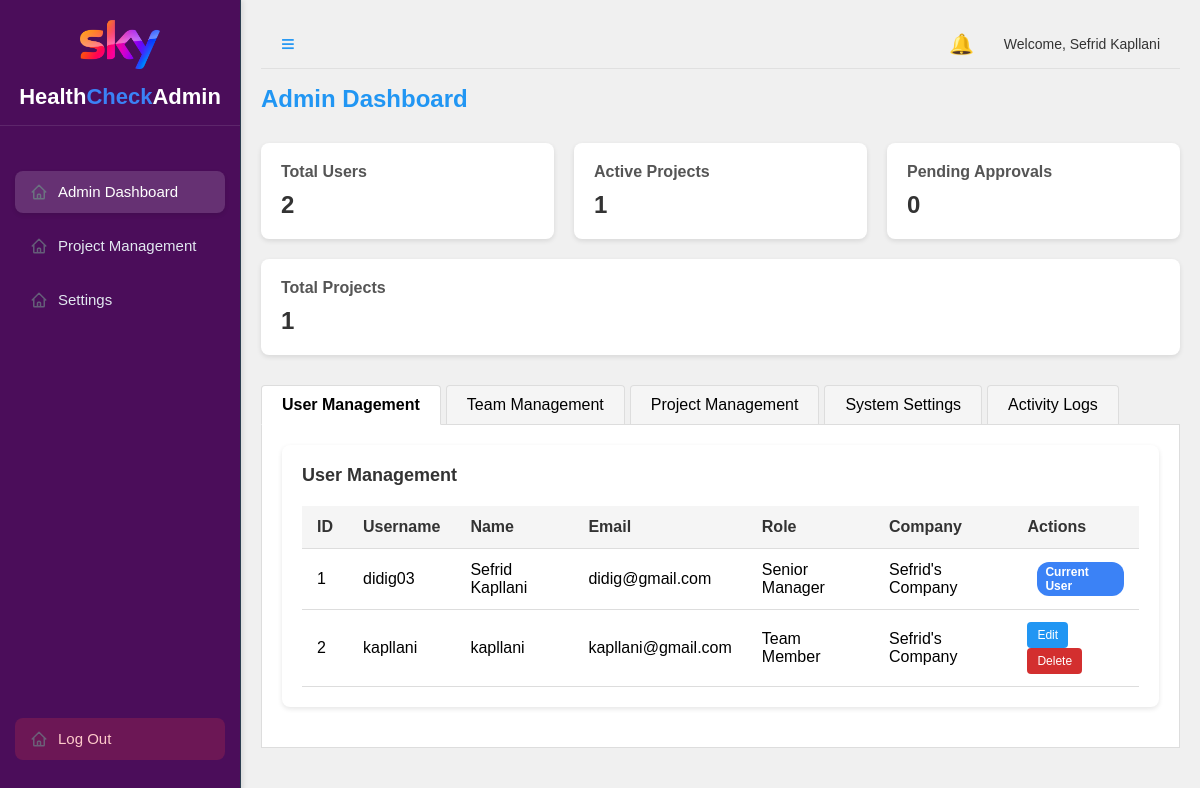
/admin-dashboard/ (signed in), run on the app's committed database.
### register/models.py (models this page shows, shortened)
class UserProfile(models.Model):
    ROLE_CHOICES = [
        ('senior_manager', 'Senior Manager'),
        ('team_member', 'Team Member'),
    ]
    TECHNICAL_ROLE_CHOICES = [
        ('', 'Not Specified'),
        ('software_engineer', 'Software Engineer'),
        ('frontend_developer', 'Frontend Developer'),
        ('backend_developer', 'Backend Developer'),
        ('fullstack_developer', 'Full Stack Developer'),
        ('mobile_developer', 'Mobile Developer'),
        ('web_developer', 'Web Developer'),
        ('data_scientist', 'Data Scientist'),
        ('data_engineer', 'Data Engineer'),
        ('data_analyst', 'Data Analyst'),
        ('devops_engineer', 'DevOps Engineer'),
        ('sre', 'Site Reliability Engineer'),
        ('qa_engineer', 'QA Engineer'),
        ('test_engineer', 'Test Engineer'),
        ('ui_designer', 'UI Designer'),
        ('ux_designer', 'UX Designer'),
        ('product_manager', 'Product Manager'),
        ('project_manager', 'Project Manager'),
        ('scrum_master', 'Scrum Master'),
        ('agile_coach', 'Agile Coach'),
        ('system_administrator', 'System Administrator'),
        ('network_engineer', 'Network Engineer'),
        ('security_engineer', 'Security Engineer'),
        ('database_administrator', 'Database Administrator'),
        ('cloud_architect', 'Cloud Architect'),
        ('solutions_architect', 'Solutions Architect'),
        ('technical_lead', 'Technical Lead'),
        ('engineering_manager', 'Engineering Manager'),
        ('cto', 'CTO'),
        ('other', 'Other'),
    ]
    user = models.OneToOneField(User, on_delete=models.CASCADE, related_name="profile")
    role = models.CharField(max_length=20, choices=ROLE_CHOICES, default='employee')
    technical_role = models.CharField(max_length=50, choices=TECHNICAL_ROLE_CHOICES, default='', blank=True)
    company = models.ForeignKey(Company, on_delete=models.CASCADE, related_name="employees", null=True, blank=True)
    phone = models.CharField(max_length=50, blank=True, null=True)
    position = models.CharField(max_length=100, blank=True, null=True)
    department = models.ForeignKey('main.Department', on_delete=models.SET_NULL, null=True, blank=True, related_name="employees")
    teams = models.ManyToManyField('main.Team', blank=True, related_name="team_members")
    is_approved = models.BooleanField(default=False, help_text="Whether this user is approved by admin")
    profile_picture = models.ImageField(upload_to='profile_pictures/', blank=True, null=True)
    is_department_lead = models.BooleanField(default=False, help_text="Is this user a department lead?")
    is_team_leader = models.BooleanField(default=False, help_text="Is this user a team leader?")

class Company(models.Model):
    name = models.CharField(max_length=200)
    address = models.TextField(blank=True, null=True)
    phone = models.CharField(max_length=50, blank=True, null=True)
    email = models.EmailField(blank=True, null=True)
    website = models.URLField(blank=True, null=True)
    logo = models.ImageField(upload_to='company_logos/', blank=True, null=True)
    created_by = models.ForeignKey(User, on_delete=models.CASCADE, related_name="company")
    created_at = models.DateTimeField(auto_now_add=True)
    access_code = models.CharField(max_length=10, default=generate_access_code, unique=True,
                                  help_text="Code for employees to join company")
    class Meta:
        verbose_name_plural = "Companies"

### main/views.py (the view)
# urls.py: path("admin-dashboard/", views.admin_dashboard, name="admin_dashboard"),
@login_required
@senior_manager_required
def admin_dashboard(request):
    user_profiles = UserProfile.objects.all().select_related('user', 'company')
    total_users = user_profiles.count()
    total_projects = Project.objects.count()
    active_projects = Project.objects.filter(status='active').count()
    pending_approvals = UserProfile.objects.filter(is_approved=False)
    pending_count = pending_approvals.count()
    pending_projects = Project.objects.filter(is_approved=False)
    pending_projects_count = pending_projects.count()
    projects = Project.objects.all()
    teams = Team.objects.all().select_related('department').prefetch_related('team_members')
    departments = Department.objects.all()
    pending_team_requests = TeamJoinRequest.objects.filter(status='pending').select_related('user', 'team')
    pending_team_requests_count = pending_team_requests.count()
    context = {
        'user': request.user,
        'user_profiles': user_profiles,
        'total_users': total_users,
        'total_projects': total_projects,
        'active_projects': active_projects,
        'pending_approvals': pending_approvals,
        'pending_count': pending_count,
        'pending_projects': pending_projects,
        'pending_projects_count': pending_projects_count,
        'projects': projects,
        'teams': teams,
        'departments': departments,
        'pending_team_requests': pending_team_requests,
        'pending_team_requests_count': pending_team_requests_count,
    }
    return render(request, "main/admin_dashboard.html", context)

### main/views.py (called while the page is built)
def senior_manager_required(view_func):
    @wraps(view_func)
    def _wrapped_view(request, *args, **kwargs):
        try:
            profile = UserProfile.objects.get(user=request.user)
            if profile.role == 'senior_manager':
                return view_func(request, *args, **kwargs)
            else:
                messages.warning(request, "You don't have permission to access the senior manager dashboard.")
                return redirect('dashboard')
        except UserProfile.DoesNotExist:
            messages.error(request, "User profile not found. Please contact an administrator.")
            return redirect('login')
        except Exception as e:
            messages.error(request, f"An error occurred: {str(e)}")
            return redirect('login')
    return _wrapped_view

### main/templates/main/admin_dashboard.html (shortened to what this page needs)
<!DOCTYPE html>
<html lang="en">
<head>
</head>
<body>
    {% load static %}
    <div class="container">
        <div class="sidebar" id="sidebar">
            <img src="{% static 'images/Sky_Group_logo_2020.svg.png' %}" alt="Company Logo" class="logo">
            <div class="app-logo">
                Health<span>Check</span> Admin
            </div>
            <div class="sidebar-buttons">
                <button class="sidebar-button active-button">Admin Dashboard</button>
                <a href="{% url 'admin_projects' %}" style="text-decoration: none; width: 100%;">
                    <button class="sidebar-button">Project Management</button>
                </a>
                <a href="{% url 'settings' %}" style="text-decoration: none; width: 100%;">
                    <button class="sidebar-button">Settings</button>
                </a>
            </div>
            <a href="{% url 'logout' %}" style="text-decoration: none; margin-top: auto; display: block;" id="logout-link">
                <button class="sidebar-button logout-button">Log Out</button>
            </a>
        </div>
        <div class="main-content">
            <div class="header">
                <div class="header-left">
                    <span class="menu-icon" id="toggle-sidebar">≡</span>
                </div>
                <div class="header-right">
                    <span class="notification-icon">🔔</span>
                    <span class="username-display">Welcome,
                        {% if user.first_name %}
                            {{ user.first_name }} {{ user.last_name }}
                        {% else %}
                            {{ username }}
                        {% endif %}
                    </span>
                </div>
            </div>
            <h1 class="admin-title">Admin Dashboard</h1>
            <div class="quick-stats">
                <div class="stat-card">
                    <h3>Total Users</h3>
                    <p>{{ total_users }}</p>
                </div>
                <div class="stat-card">
                    <h3>Active Projects</h3>
                    <p>{{ active_projects }}</p>
                </div>
                <div class="stat-card">
                    <h3>Pending Approvals</h3>
                    <p>{{ pending_count }}</p>
                </div>
                <div class="stat-card">
                    <h3>Total Projects</h3>
                    <p>{{ total_projects }}</p>
                </div>
            </div>
            <div class="tab-container">
                <div class="tabs">
                    <div class="tab active" onclick="openTab(event, 'users')">User Management</div>
                    <div class="tab" onclick="openTab(event, 'teams')">Team Management</div>
                    <div class="tab" onclick="openTab(event, 'projects')">Project Management</div>
                    <div class="tab" onclick="openTab(event, 'settings')">System Settings</div>
                    <div class="tab" onclick="openTab(event, 'logs')">Activity Logs</div>
                </div>
                <div id="users" class="tab-content active">
                    <div class="admin-section">
                        <h2 class="section-title">User Management</h2>
                        <table class="admin-table">
                            <thead>
                                <tr>
                                    <th>ID</th>
                                    <th>Username</th>
                                    <th>Name</th>
                                    <th>Email</th>
                                    <th>Role</th>
                                    <th>Company</th>
                                    <th>Actions</th>
                                </tr>
                            </thead>
                            <tbody>
                                {% for profile in user_profiles %}
                                <tr>
                                    <td>{{ profile.user.id }}</td>
                                    <td>{{ profile.user.username }}</td>
                                    <td>{{ profile.user.first_name }} {{ profile.user.last_name }}</td>
                                    <td>{{ profile.user.email }}</td>
                                    <td>{{ profile.get_role_display }}</td>
                                    <td>{{ profile.company.name|default:"N/A" }}</td>
                                    <td>
                                        {% if profile.user.id != user.id %}
                                            <button class="action-btn">Edit</button>
                                            <form method="post" action="{% url 'delete_user' profile.user.id %}" class="delete-form" style="display: inline;">
                                                <button type="submit" class="action-btn delete-btn" onclick="return confirm('Are you sure you want to remove this user?');">Delete</button>
                                            </form>
                                        {% else %}
                                            <span class="badge" style="background-color: #3b82f6;">Current User</span>
                                        {% endif %}
                                    </td>
                                </tr>
                                {% empty %}
                                <tr>
                                    <td colspan="7">No users found</td>
                                </tr>
                                {% endfor %}
                            </tbody>
                        </table>
                    </div>
                </div>
            </div>
        </div>
    </div>
</body>
</html>

### main/templates/main/admin_dashboard.html (style rules this page uses)
body { font-family: Arial, sans-serif; margin: 0; padding: 0; background-color: #f0f0f0; }
.container { display: flex; height: 100vh; }
.sidebar { width: 240px; background-color: #4B0D5A; padding: 20px 0; display: flex; flex-direction: column; border-right: 1px solid #2c3e50; transition: all 0.3s ease; box-shadow: 2px 0 5px rgba(0,0,0,0.1); position: relative; overflow-y: auto; }
.sidebar-buttons { display: flex; flex-direction: column; gap: 12px; padding: 15px; margin-top: 20px; }
.sidebar-button { background-color: transparent; color: #e2e8f0; border: none; border-radius: 8px; padding: 12px 15px; text-align: left; cursor: pointer; font-size: 15px; width: 100%; transition: all 0.2s ease; display: flex; align-items: center; line-height: 1.2; }
.sidebar-button::before { content: ""; display: inline-block; width: 18px; height: 18px; margin-right: 10px; background-size: contain; background-repeat: no-repeat; background-position: center; opacity: 0.8; }
.active-button { background-color: rgba(255, 255, 255, 0.15); color: #ffffff; font-weight: 500; box-shadow: 0 2px 4px rgba(0,0,0,0.1); }
.active-button::before { opacity: 1 !important; }
.logout-button { background-color: rgba(239, 68, 68, 0.2); color: #fecaca; margin-top: auto; width: calc(100% - 30px); margin-left: 15px; margin-bottom: 20px; border-radius: 8px; padding: 12px 15px; transition: all 0.2s ease; }
.app-logo { display: flex; align-items: center; justify-content: center; padding: 15px 20px; color: white; font-size: 22px; font-weight: bold; border-bottom: 1px solid rgba(255,255,255,0.1); margin-bottom: 10px; }
.app-logo span { color: #3b82f6; }
.main-content { flex: 1; padding: 20px; overflow-y: auto; }
.header { display: flex; justify-content: space-between; align-items: center; padding: 10px 20px; border-bottom: 1px solid #e0e0e0; }
.header-left { display: flex; align-items: center; }
.menu-icon { color: #2196F3; font-size: 24px; cursor: pointer; }
.header-right { display: flex; align-items: center; gap: 20px; }
.back-icon, .notification-icon, .profile-icon { color: #2196F3; font-size: 20px; cursor: pointer; }
.admin-title { color: #2196F3; font-size: 24px; margin-bottom: 30px; font-weight: bold; }
.quick-stats { display: flex; gap: 20px; margin-bottom: 30px; flex-wrap: wrap; }
.stat-card { background-color: white; border-radius: 8px; padding: 20px; flex: 1; min-width: 200px; box-shadow: 0 2px 5px rgba(0,0,0,0.1); }
.stat-card h3 { margin: 0 0 10px 0; font-size: 16px; color: #555; }
.stat-card p { margin: 0; font-size: 24px; font-weight: bold; color: #333; }
.admin-section { background-color: white; border-radius: 8px; padding: 20px; margin-bottom: 20px; box-shadow: 0 2px 5px rgba(0,0,0,0.1); }
.section-title { font-size: 18px; margin-top: 0; margin-bottom: 20px; color: #333; }
.admin-table { width: 100%; border-collapse: collapse; }
.admin-table th, .admin-table td { text-align: left; padding: 12px 15px; border-bottom: 1px solid #ddd; }
.admin-table th { background-color: #f5f5f5; font-weight: bold; color: #333; }
.action-btn { background-color: #2196F3; color: white; border: none; border-radius: 4px; padding: 6px 10px; margin-right: 5px; cursor: pointer; font-size: 12px; }
.delete-btn { background-color: #D32F2F; }
.tab-container { margin-bottom: 20px; }
.tabs { display: flex; border-bottom: 1px solid #ddd; }
.tab { padding: 10px 20px; cursor: pointer; background-color: #f5f5f5; border: 1px solid #ddd; border-bottom: none; margin-right: 5px; border-radius: 4px 4px 0 0; }
.tab.active { background-color: white; border-bottom: 1px solid white; margin-bottom: -1px; font-weight: bold; }
.tab-content { display: none; padding: 20px; background-color: white; border: 1px solid #ddd; border-top: none; }
.tab-content.active { display: block; }
.username-display { font-size: 14px; color: #333; margin-left: 10px; }
.badge { background-color: #ef4444; color: white; border-radius: 12px; padding: 3px 8px; font-size: 12px; font-weight: bold; display: inline-block; margin-left: 10px; }
.logo { display: block; max-width: 80px; height: auto; margin: 0 auto; }

### data on the page
UserProfile: user.id "1", user.username "didig03", user.first_name "Sefrid", user.last_name "Kapllani", user.email "didig@gmail.com", role "Senior Manager", company.name "Sefrid's Company", shows "Current User"
UserProfile: user.id "2", user.username "kapllani", user.first_name "kapllani", user.email "kapllani@gmail.com", role "Team Member", company.name "Sefrid's Company", shows "Edit"

### other printed values
{{ user.first_name }} "Sefrid"
{{ user.last_name }} "Kapllani"
{{ total_users }} "2"
{{ active_projects }} "1"
{{ pending_count }} "0"
{{ total_projects }} "1"
